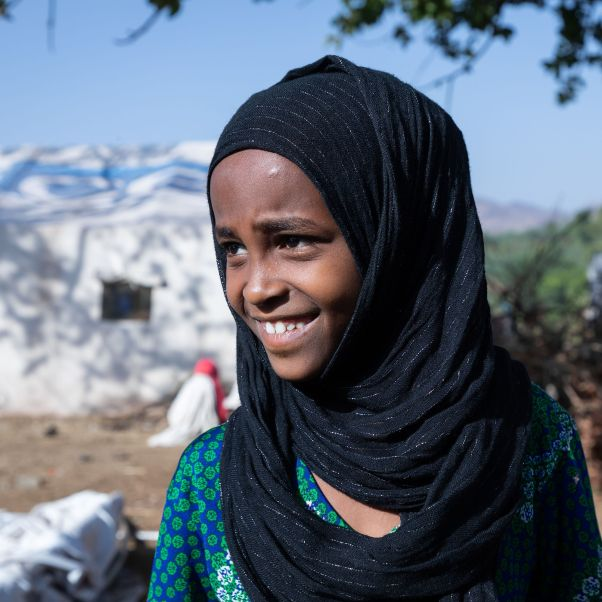
#> input picture image.jpg, 602 x 602 px
$ jupyter execute face-detection.ipynb
#> lines starting #> are read from the running program, lines starting #| are printed output that depends on the picture; after the words box and inside, x2 and y2 are one past the last pixel; in counts of white or black regions, pixels touching at a corner belong together
[cell 1]
import cv2

[cell 2]
face_cascade = cv2.CascadeClassifier('face_detector.xml')

[cell 3]
img = cv2.imread('image.jpg')
#> img is the input picture: shape (602, 602, 3); mean B, G, R 120.5, 106.4, 95.7

[cell 4]
faces = face_cascade.detectMultiScale(img, 1.1, 4)
#> faces = [[189, 167, 197, 197]]

[cell 5]
faces
#> Out = [[189, 167, 197, 197]]

[cell 6]
for (x, y, w, h) in faces:
  cv2.rectangle(img, (x, y), (x+w, y+h), (255, 0, 0), 2)
#> this loop made 1 pass
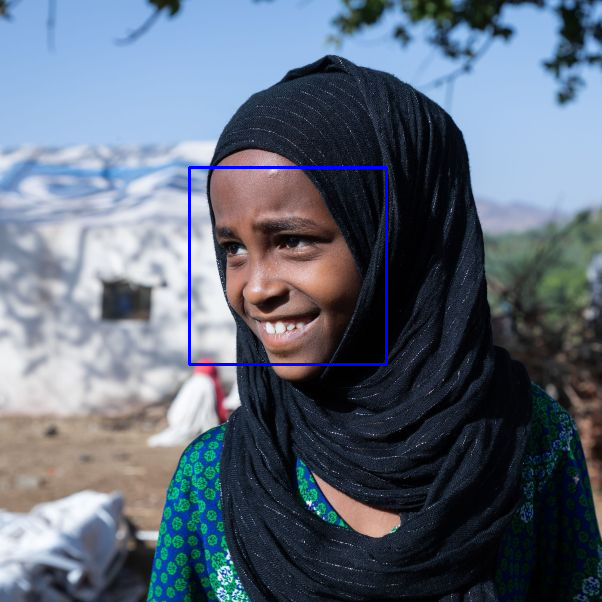
#> img: shape (602, 602, 3); 0.65% of pixels changed, all inside (x1, y1, x2, y2) = (188, 166, 388, 366)
cv2.imwrite("face_detected.png", img)
print('Successfully saved')

[cell 7]
for (x, y, w, h) in faces:
    cv2.rectangle(img, (x, y), (x+w, y+h), (255, 0, 0), 2)

# Display the result
cv2.imshow('Detected Faces', img)
cv2.waitKey(0)
cv2.destroyAllWindows()
